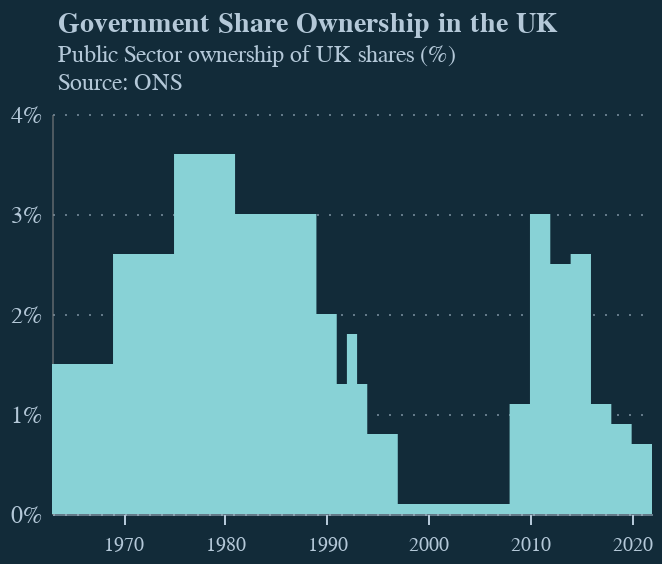

The notebook cell this image was saved under:
### Code cell
df = pd.read_excel("public_sector_banks.xlsx", skiprows=3)
df.columns = ["Year", "Value"]
df = df.iloc[:27]
df['Year'] = pd.to_datetime(df['Year'], format='%Y')

df["Value"] = df["Value"]/100
df = df.query("Year >= '1960-01-01'")

base = alt.Chart(df).encode(
    x=alt.X('Year:T',         axis=alt.Axis(
            title=None,
            gridColor="#b4c8d8",
            gridDash=[1, 5],
            labelFont="Circular Std",
            gridOpacity=0,
            domainOpacity=0.5,
            labelColor="#b4c8d8",
            labelOpacity=1,
            labelPadding=5,
            domainColor='#b4c8d8',
            tickColor='#b4c8d8'),),
    y=alt.Y('Value:Q',

            axis=alt.Axis(
                title=None,
                labelColor="#b4c8d8",
                labelFont="Circular Std",
                gridColor="#b4c8d8",
                gridDash=[1, 5],
                gridOpacity=0.5,
                domainOpacity=0.5,


                format="%",
                labelOpacity=1,
                labelFontSize=12,
                labelPadding=5,
                ticks=False,

            )
            )
)

bars = base.mark_area(color="rgb(136, 210, 214)", interpolate='step-after')

chart = bars

chart = chart.properties(
    title={
        "text": ["Government Share Ownership in the UK"],
        "subtitle": ["Public Sector ownership of UK shares (%)", "Source: ONS"],
        "subtitleColor": "#b4c8d8",
        "fontSize": 14,
        "color": "#b4c8d8",
        "anchor": "start",
        "font": "Circular Std",
        "subtitleFont": "Circular Std",
        "dx": 24,
        "subtitleFontSize": 12,
    },
    width=300,
    height=200,
    background='#122b39',
).configure_view(
    strokeWidth=0
)

chart.save('public_bank_ownership.png', scale_factor=3.0)
chart.save('public_bank_ownership.json')

chart

### Figure 1 — Vega-Lite specification as saved in the notebook (floating-point values rounded to 4 significant figures)
{"config": {"view": {"continuousWidth": 300, "continuousHeight": 300, "strokeWidth": 0}}, "data": {"name": "data-7e4f565d48a5c869a2d0c491ddc4fe6a"}, "mark": {"type": "area", "color": "rgb(136, 210, 214)", "interpolate": "step-after"}, "background": "#122b39", "encoding": {"x": {"axis": {"domainColor": "#b4c8d8", "domainOpacity": 0.5, "gridColor": "#b4c8d8", "gridDash": [1, 5], "gridOpacity": 0, "labelColor": "#b4c8d8", "labelFont": "Circular Std", "labelOpacity": 1, "labelPadding": 5, "tickColor": "#b4c8d8", "title": null}, "field": "Year", "type": "temporal"}, "y": {"axis": {"domainOpacity": 0.5, "format": "%", "gridColor": "#b4c8d8", "gridDash": [1, 5], "gridOpacity": 0.5, "labelColor": "#b4c8d8", "labelFont": "Circular Std", "labelFontSize": 12, "labelOpacity": 1, "labelPadding": 5, "ticks": false, "title": null}, "field": "Value", "type": "quantitative"}}, "height": 200, "title": {"text": ["Government Share Ownership in the UK"], "subtitle": ["Public Sector ownership of UK shares (%)", "Source: ONS"], "subtitleColor": "#b4c8d8", "fontSize": 14, "color": "#b4c8d8", "anchor": "start", "font": "Circular Std", "subtitleFont": "Circular Std", "dx": 24, "subtitleFontSize": 12}, "width": 300, "$schema": "https://vega.github.io/schema/vega-lite/v5.8.0.json", "datasets": {"data-7e4f565d48a5c869a2d0c491ddc4fe6a": [{"Year": "1963-01-01T00:00:00", "Value": 0.015}, {"Year": "1969-01-01T00:00:00", "Value": 0.026}, {"Year": "1975-01-01T00:00:00", "Value": 0.036}, {"Year": "1981-01-01T00:00:00", "Value": 0.03}, {"Year": "1989-01-01T00:00:00", "Value": 0.02}, {"Year": "1990-01-01T00:00:00", "Value": 0.02}, {"Year": "1991-01-01T00:00:00", "Value": 0.013}, {"Year": "1992-01-01T00:00:00", "Value": 0.018}, {"Year": "1993-01-01T00:00:00", "Value": 0.013}, {"Year": "1994-01-01T00:00:00", "Value": 0.008}, {"Year": "1997-01-01T00:00:00", "Value": 0.001}, {"Year": "1998-01-01T00:00:00", "Value": 0.001}, {"Year": "1999-01-01T00:00:00", "Value": 0.001}, {"Year": "2000-01-01T00:00:00", "Value": 0.001}, {"Year": "2001-01-01T00:00:00", "Value": 0.001}, {"Year": "2002-01-01T00:00:00", "Value": 0.001}, {"Year": "2003-01-01T00:00:00", "Value": 0.001}, {"Year": "2004-01-01T00:00:00", "Value": 0.001}, {"Year": "2006-01-01T00:00:00", "Value": 0.001}, {"Year": "2008-01-01T00:00:00", "Value": 0.011}, {"Year": "2010-01-01T00:00:00", "Value": 0.03}, {"Year": "2012-01-01T00:00:00", "Value": 0.025}, {"Year": "2014-01-01T00:00:00", "Value": 0.026}, {"Year": "2016-01-01T00:00:00", "Value": 0.011}, {"Year": "2018-01-01T00:00:00", "Value": 0.009}, {"Year": "2020-01-01T00:00:00", "Value": 0.007}, {"Year": "2022-01-01T00:00:00", "Value": 0.006}]}}
